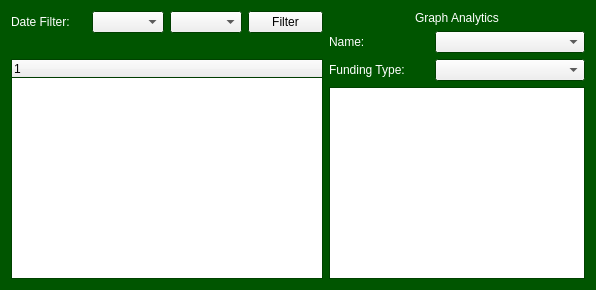
      <widget class="QWidget" name="grant_tab">
       <property name="palette">
        <palette>
         <active>
          <colorrole role="Base">
           <brush brushstyle="SolidPattern">
            <color alpha="255">
             <red>255</red>
             <green>255</green>
             <blue>255</blue>
            </color>
           </brush>
          </colorrole>
          <colorrole role="Window">
           <brush brushstyle="SolidPattern">
            <color alpha="255">
             <red>0</red>
             <green>85</green>
             <blue>0</blue>
            </color>
           </brush>
          </colorrole>
         </active>
         <inactive>
          <colorrole role="Base">
           <brush brushstyle="SolidPattern">
            <color alpha="255">
             <red>255</red>
             <green>255</green>
             <blue>255</blue>
            </color>
           </brush>
          </colorrole>
          <colorrole role="Window">
           <brush brushstyle="SolidPattern">
            <color alpha="255">
             <red>0</red>
             <green>85</green>
             <blue>0</blue>
            </color>
           </brush>
          </colorrole>
         </inactive>
         <disabled>
          <colorrole role="Base">
           <brush brushstyle="SolidPattern">
            <color alpha="255">
             <red>0</red>
             <green>85</green>
             <blue>0</blue>
            </color>
           </brush>
          </colorrole>
          <colorrole role="Window">
           <brush brushstyle="SolidPattern">
            <color alpha="255">
             <red>0</red>
             <green>85</green>
             <blue>0</blue>
            </color>
           </brush>
          </colorrole>
         </disabled>
        </palette>
       </property>
       <property name="autoFillBackground">
        <bool>true</bool>
       </property>
       <attribute name="title">
        <string>GRANTS</string>
       </attribute>
       <layout class="QGridLayout" name="gridLayout_4">
        <item row="0" column="0">
         <layout class="QVBoxLayout" name="verticalLayout_11">
          <item>
           <layout class="QHBoxLayout" name="horizontalLayout_10">
            <item>
             <widget class="QLabel" name="date_filter_lbl3_2">
              <property name="minimumSize">
               <size>
                <width>75</width>
                <height>0</height>
               </size>
              </property>
              <property name="maximumSize">
               <size>
                <width>75</width>
                <height>16777215</height>
               </size>
              </property>
              <property name="palette">
               <palette>
                <active>
                 <colorrole role="WindowText">
                  <brush brushstyle="SolidPattern">
                   <color alpha="255">
                    <red>255</red>
                    <green>255</green>
                    <blue>255</blue>
                   </color>
                  </brush>
                 </colorrole>
                </active>
                <inactive>
                 <colorrole role="WindowText">
                  <brush brushstyle="SolidPattern">
                   <color alpha="255">
                    <red>255</red>
                    <green>255</green>
                    <blue>255</blue>
                   </color>
                  </brush>
                 </colorrole>
                </inactive>
                <disabled>
                 <colorrole role="WindowText">
                  <brush brushstyle="SolidPattern">
                   <color alpha="255">
                    <red>120</red>
                    <green>120</green>
                    <blue>120</blue>
                   </color>
                  </brush>
                 </colorrole>
                </disabled>
               </palette>
              </property>
              <property name="text">
               <string>Date Filter:</string>
              </property>
             </widget>
            </item>
            <item>
             <widget class="QComboBox" name="start_date1_2"/>
            </item>
            <item>
             <widget class="QComboBox" name="end_date1_2">
              <property name="minimumSize">
               <size>
                <width>0</width>
                <height>0</height>
               </size>
              </property>
             </widget>
            </item>
            <item>
             <widget class="QPushButton" name="filter_btn_2">
              <property name="minimumSize">
               <size>
                <width>75</width>
                <height>0</height>
               </size>
              </property>
              <property name="maximumSize">
               <size>
                <width>75</width>
                <height>16777215</height>
               </size>
              </property>
              <property name="text">
               <string>Filter</string>
              </property>
              <property name="flat">
               <bool>false</bool>
              </property>
             </widget>
            </item>
           </layout>
          </item>
          <item>
           <widget class="QLabel" name="domain_lbl3_2">
            <property name="palette">
             <palette>
              <active>
               <colorrole role="WindowText">
                <brush brushstyle="SolidPattern">
                 <color alpha="255">
                  <red>255</red>
                  <green>255</green>
                  <blue>255</blue>
                 </color>
                </brush>
               </colorrole>
              </active>
              <inactive>
               <colorrole role="WindowText">
                <brush brushstyle="SolidPattern">
                 <color alpha="255">
                  <red>255</red>
                  <green>255</green>
                  <blue>255</blue>
                 </color>
                </brush>
               </colorrole>
              </inactive>
              <disabled>
               <colorrole role="WindowText">
                <brush brushstyle="SolidPattern">
                 <color alpha="255">
                  <red>120</red>
                  <green>120</green>
                  <blue>120</blue>
                 </color>
                </brush>
               </colorrole>
              </disabled>
             </palette>
            </property>
            <property name="text">
             <string/>
            </property>
            <property name="alignment">
             <set>Qt::AlignCenter</set>
            </property>
           </widget>
          </item>
          <item>
           <widget class="QTreeWidget" name="present_tree_2">
            <column>
             <property name="text">
              <string notr="true">1</string>
             </property>
            </column>
           </widget>
          </item>
         </layout>
        </item>
        <item row="0" column="1">
         <layout class="QVBoxLayout" name="verticalLayout_12">
          <item>
           <widget class="QLabel" name="graph_lbl_grnt">
            <property name="palette">
             <palette>
              <active>
               <colorrole role="WindowText">
                <brush brushstyle="SolidPattern">
                 <color alpha="255">
                  <red>255</red>
                  <green>255</green>
                  <blue>255</blue>
                 </color>
                </brush>
               </colorrole>
              </active>
              <inactive>
               <colorrole role="WindowText">
                <brush brushstyle="SolidPattern">
                 <color alpha="255">
                  <red>255</red>
                  <green>255</green>
                  <blue>255</blue>
                 </color>
                </brush>
               </colorrole>
              </inactive>
              <disabled>
               <colorrole role="WindowText">
                <brush brushstyle="SolidPattern">
                 <color alpha="255">
                  <red>120</red>
                  <green>120</green>
                  <blue>120</blue>
                 </color>
                </brush>
               </colorrole>
              </disabled>
             </palette>
            </property>
            <property name="text">
             <string>Graph Analytics</string>
            </property>
            <property name="alignment">
             <set>Qt::AlignCenter</set>
            </property>
           </widget>
          </item>
          <item>
           <layout class="QHBoxLayout" name="horizontalLayout_2">
            <item>
             <widget class="QLabel" name="name_lbl_grnt">
              <property name="maximumSize">
               <size>
                <width>100</width>
                <height>40</height>
               </size>
              </property>
              <property name="palette">
               <palette>
                <active>
                 <colorrole role="WindowText">
                  <brush brushstyle="SolidPattern">
                   <color alpha="255">
                    <red>255</red>
                    <green>255</green>
                    <blue>255</blue>
                   </color>
                  </brush>
                 </colorrole>
                </active>
                <inactive>
                 <colorrole role="WindowText">
                  <brush brushstyle="SolidPattern">
                   <color alpha="255">
                    <red>255</red>
                    <green>255</green>
                    <blue>255</blue>
                   </color>
                  </brush>
                 </colorrole>
                </inactive>
                <disabled>
                 <colorrole role="WindowText">
                  <brush brushstyle="SolidPattern">
                   <color alpha="255">
                    <red>120</red>
                    <green>120</green>
                    <blue>120</blue>
                   </color>
                  </brush>
                 </colorrole>
                </disabled>
               </palette>
              </property>
              <property name="text">
               <string>Name:</string>
              </property>
             </widget>
            </item>
            <item>
             <widget class="QComboBox" name="name_combo_grnt">
              <property name="currentText">
               <string/>
              </property>
              <property name="currentIndex">
               <number>-1</number>
              </property>
              <item>
               <property name="text">
                <string>Graph 1</string>
               </property>
              </item>
              <item>
               <property name="text">
                <string>Graph 2</string>
               </property>
              </item>
              <item>
               <property name="text">
                <string>Graph 3</string>
               </property>
              </item>
             </widget>
            </item>
           </layout>
          </item>
          <item>
           <layout class="QHBoxLayout" name="horizontalLayout_3">
            <item>
             <widget class="QLabel" name="type_lbl_grnt">
              <property name="maximumSize">
               <size>
                <width>100</width>
                <height>40</height>
               </size>
              </property>
              <property name="palette">
               <palette>
                <active>
                 <colorrole role="WindowText">
                  <brush brushstyle="SolidPattern">
                   <color alpha="255">
                    <red>255</red>
                    <green>255</green>
                    <blue>255</blue>
                   </color>
                  </brush>
                 </colorrole>
                </active>
                <inactive>
                 <colorrole role="WindowText">
                  <brush brushstyle="SolidPattern">
                   <color alpha="255">
                    <red>255</red>
                    <green>255</green>
                    <blue>255</blue>
                   </color>
                  </brush>
                 </colorrole>
                </inactive>
                <disabled>
                 <colorrole role="WindowText">
                  <brush brushstyle="SolidPattern">
                   <color alpha="255">
                    <red>120</red>
                    <green>120</green>
                    <blue>120</blue>
                   </color>
                  </brush>
                 </colorrole>
                </disabled>
               </palette>
              </property>
              <property name="text">
               <string>Funding Type:</string>
              </property>
             </widget>
            </item>
            <item>
             <widget class="QComboBox" name="type_combo_grnt"/>
            </item>
           </layout>
          </item>
          <item>
           <widget class="QGraphicsView" name="graph_area_9">
            <property name="enabled">
             <bool>true</bool>
            </property>
           </widget>
          </item>
         </layout>
        </item>
       </layout>
      </widget>
